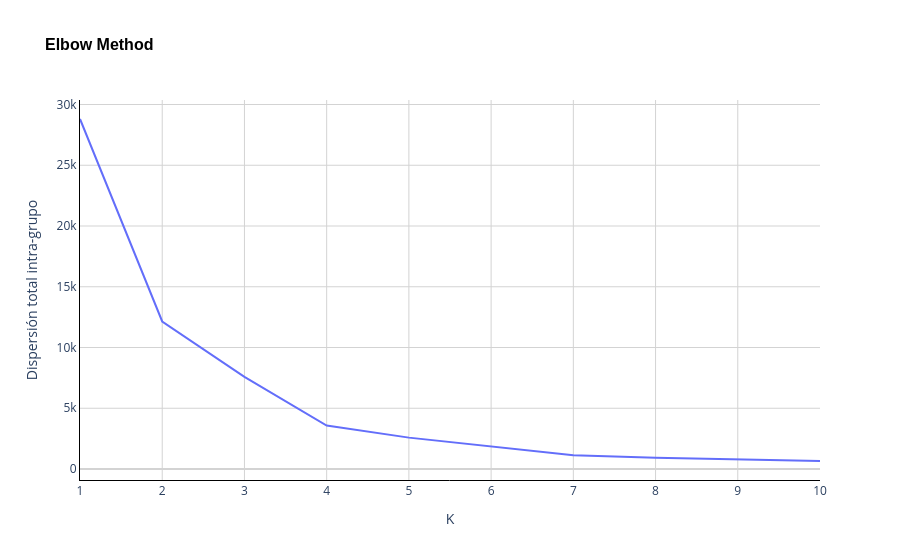

Notebook cell for this chart:
### Markdown cell above
### Mínima dispersión intra-grupo

Calculamos la dispersión total intra-grupo para distintos valores de $k$ y nos quedamos con el valor que genera la mayor reducción en la misma.

### Code cell
# Calculamos, para distintos valores de K, la dispersión total intra-grupo
inertia = []
for i in np.arange(1, 11):
    kmeans = KMeans(n_clusters=i, max_iter=10, n_init=2, random_state=42)
    y = kmeans.fit_predict(X)

    inertia.append(kmeans.inertia_)

figure = px.line(
    x=np.arange(1, 11),
    y=inertia,
    title='Elbow Method',
    labels={'x': 'K', 'y': 'Inertia'},
    line_shape='linear'
)

figure.update_layout(
    title='Elbow Method',
    title_font=dict(size=16, family='Arial', color='black', weight='bold'),
    xaxis_title='K',
    yaxis_title='Dispersión total intra-grupo',
    plot_bgcolor='white',
    yaxis=dict(showgrid=True, gridcolor='LightGray', showline=True, linecolor='Black', zeroline=True, zerolinecolor='LightGray'),
    xaxis=dict(showgrid=True, gridcolor='LightGray', showline=True, linecolor='Black', zeroline=True, zerolinecolor='LightGray')
)

### Figure 1 — Plotly figure (JSON) as saved in the notebook; plotly's stock layout.template omitted (floating-point values rounded to 4 significant figures)
{"data": [{"hovertemplate": "K=%{x}<br>Inertia=%{y}<extra></extra>", "legendgroup": "", "line": {"color": "#636efa", "dash": "solid", "shape": "linear"}, "marker": {"symbol": "circle"}, "mode": "lines", "name": "", "orientation": "v", "showlegend": false, "type": "scatter", "x": [1, 2, 3, 4, 5, 6, 7, 8, 9, 10], "xaxis": "x", "y": [28810.0, 12140.0, 7586.0, 3581.0, 2582.0, 1834.0, 1139.0, 916.6, 758.1, 658.1], "yaxis": "y"}], "layout": {"legend": {"tracegroupgap": 0}, "plot_bgcolor": "white", "title": {"font": {"color": "black", "family": "Arial", "size": 16, "weight": "bold"}, "text": "Elbow Method"}, "xaxis": {"anchor": "y", "domain": [0, 1], "gridcolor": "LightGray", "linecolor": "Black", "showgrid": true, "showline": true, "title": {"text": "K"}, "zeroline": true, "zerolinecolor": "LightGray"}, "yaxis": {"anchor": "x", "domain": [0, 1], "gridcolor": "LightGray", "linecolor": "Black", "showgrid": true, "showline": true, "title": {"text": "Dispersión total intra-grupo"}, "zeroline": true, "zerolinecolor": "LightGray"}}}
